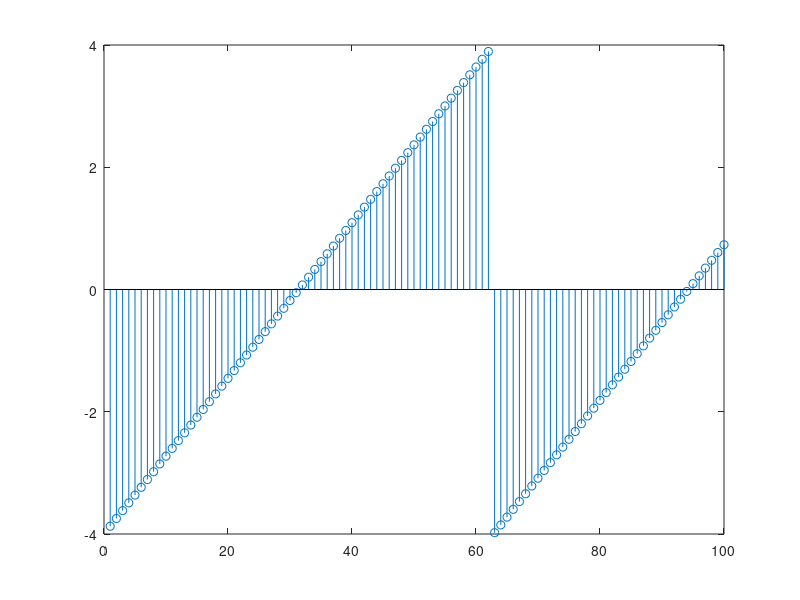

Here is the MATLAB script that generated this plot:
N = 100;
t = 1:N;
A = 4;
omega = 0.1;
phi = 0;

x = A * (mod(t * omega + phi, 2 * pi) / pi - 1);

L = 2;
xu = zeros(1, L*N);

for n = 1:L:(L*N)

end

figure;
stem(x);
